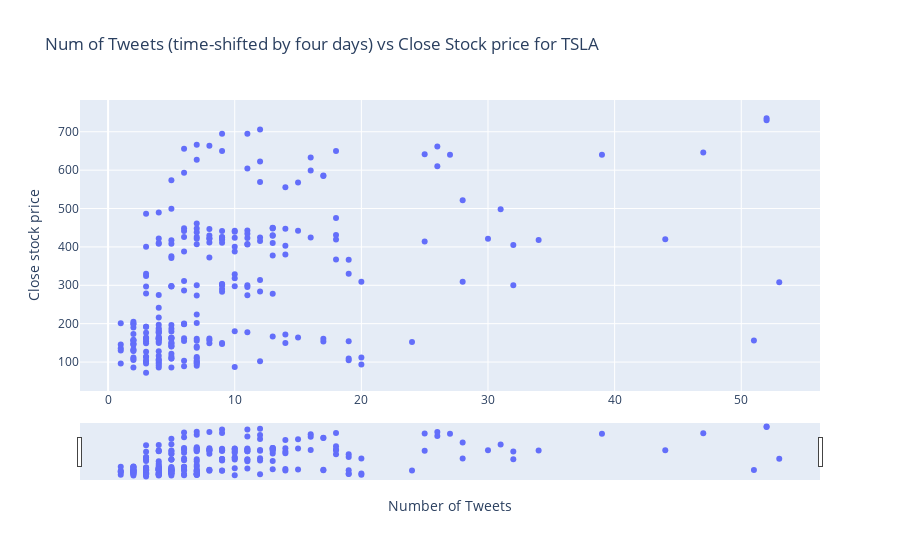

Write notebook code for a chart like this one.
### Code cell
fig = px.scatter(stock_df, x=stock_df['num_tweets'], y='Close', title='Num of Tweets (time-shifted by four days) vs Close Stock price for TSLA')
fig.update_xaxes(title_text='Number of Tweets',rangeslider_visible=True)
fig.update_yaxes(title_text='Close stock price')
fig.show()

### Figure 1 — Plotly figure (JSON) as saved in the notebook; plotly's stock layout.template omitted (floating-point values rounded to 4 significant figures; data arrays with more than 128 entries replaced by an {"elided": "..."} marker saying what was removed)
{"data": [{"hovertemplate": "num_tweets=%{x}<br>Close=%{y}<extra></extra>", "legendgroup": "", "marker": {"color": "#636efa", "symbol": "circle"}, "mode": "markers", "name": "", "orientation": "v", "showlegend": false, "type": "scatter", "x": {"elided": "253 int values"}, "xaxis": "x", "y": {"elided": "253 float values"}, "yaxis": "y"}], "layout": {"legend": {"tracegroupgap": 0}, "title": {"text": "Num of Tweets (time-shifted by four days) vs Close Stock price for TSLA"}, "xaxis": {"anchor": "y", "domain": [0, 1], "rangeslider": {"visible": true}, "title": {"text": "Number of Tweets"}}, "yaxis": {"anchor": "x", "domain": [0, 1], "title": {"text": "Close stock price"}}}}
